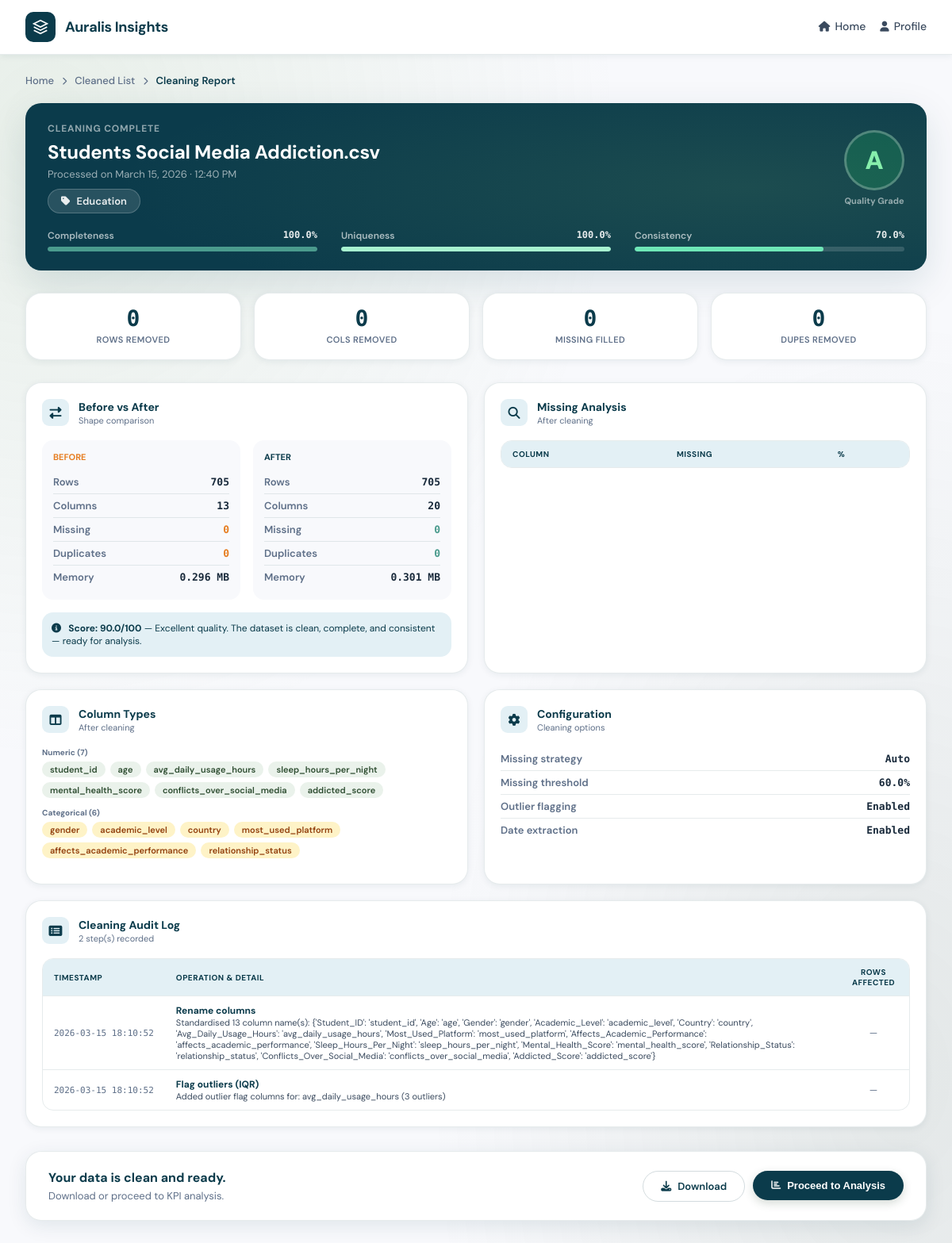
/cleaning/report/29/ (signed in), run on the app's committed database.
### data_preparation/models.py (models this page shows, shortened)
class Dataset(models.Model):
    user = models.ForeignKey(CustomUser, on_delete=models.CASCADE)
    file = models.FileField(upload_to="datasets/", null=True, blank=True)
    file_name = models.CharField(max_length=255)
    uploaded_at = models.DateTimeField(auto_now_add=True)
    is_processed = models.BooleanField(default=False)
    parent_dataset = models.ForeignKey(
        "self",
        null=True,
        blank=True,
        on_delete=models.SET_NULL,
        related_name="prepared_versions"
    )
    status = models.CharField(
        max_length=20,
        choices=[
            ("original", "Original"),
            ("prepared", "Prepared")
        ],
        default="original"
    )

### datacleaning/models.py (models this page shows, shortened)
class CleaningReport(models.Model):
    GRADE_CHOICES = [
        ('A', 'A'), ('B', 'B'), ('C', 'C'), ('D', 'D'), ('F', 'F'),
    ]
    DOMAIN_CHOICES = [
        ('education',  'Education'),
        ('health',     'Health'),
        ('finance',    'Finance'),
        ('sales',      'Sales'),
        ('hr',         'Human Resources'),
        ('generic',    'Generic'),
    ]
    dataset         = models.ForeignKey(Dataset, on_delete=models.CASCADE, related_name='cleaning_reports')
    cleaned_file    = models.FileField(upload_to='cleaned/', null=True, blank=True)
    report_json     = models.JSONField(default=dict)
    domain          = models.CharField(max_length=50, choices=DOMAIN_CHOICES, default='generic')
    quality_grade   = models.CharField(max_length=2,  choices=GRADE_CHOICES,  default='F')
    quality_score   = models.FloatField(default=0.0)
    created_at      = models.DateTimeField(auto_now_add=True)
    class Meta:
        ordering = ['-created_at']

### datacleaning/views.py (the view)
# urls.py: path('report/<int:report_id>/',     views.report,       name='report'),
def report(request, report_id):
    user_id = get_logged_in_user_id(request)
    if not user_id:
        return redirect('login')
    cleaning_report = get_object_or_404(
        CleaningReport,
        id=report_id,
        dataset__user_id=user_id,
    )
    r = cleaning_report.report_json
    after_stats = r.get('after', {})
    missing_info = after_stats.get('missing', {})
    has_missing = False
    for col, info in missing_info.items():
        if info.get("count", 0) > 0:
            has_missing = True
            break
    context = {
        'cleaning_report': cleaning_report,
        'dataset':         cleaning_report.dataset,
        'before':          r.get('before', {}),
        'after':           r.get('after', {}),
        'changes':         r.get('changes', {}),
        'quality_score':   r.get('quality_score', {}),
        'domain':          r.get('domain', {}),
        'config':          r.get('config', {}),
        'audit_log':       r.get('audit_log', []),
        'has_missing':     has_missing,   # ← passed to template
    }
    return render(request, 'datacleaning/report.html', context)

### datacleaning/views.py (called while the page is built)
def get_logged_in_user_id(request):
    return request.session.get('user_id', None)

### templates/datacleaning/report.html (shortened to what this page needs)
<!DOCTYPE html>
{% load static %}
<html lang="en">
<head>
<link rel="stylesheet" href="https://cdnjs.cloudflare.com/ajax/libs/font-awesome/6.5.0/css/all.min.css"/>
</head>
<body>
<div class="topbar">
  <div class="topbar-inner">
    <div class="brand">
      <div class="brand-logo">
        <svg viewBox="0 0 24 24"><path d="M12 2L2 7l10 5 10-5-10-5zM2 17l10 5 10-5M2 12l10 5 10-5"/></svg>
      </div>
      <span class="brand-name">Auralis Insights</span>
    </div>
    <div class="nav-links">
      <a href="{% url 'home' %}" class="nav-link"><i class="fas fa-home"></i>Home</a>
      <a href="{% url 'profile' %}" class="nav-link"><i class="fas fa-user"></i>Profile</a>
    </div>
  </div>
</div>
<div class="page">
  <div class="breadcrumb fade-up d1">
    <a href="{% url 'home' %}">Home</a>
    <i class="fas fa-chevron-right"></i>
    <a href="{% url 'cleaned_reports_list' %}">Cleaned List</a>
    <i class="fas fa-chevron-right"></i>
    <span style="color:var(--primary);font-weight:600">Cleaning Report</span>
  </div>
  <div class="hero-banner fade-up d1">
    <div class="hero-row">
      <div class="hero-info">
        <div class="hero-eyebrow">Cleaning Complete</div>
        <div class="hero-title">{{ dataset.file_name }}</div>
        <div class="hero-sub">
          Processed on {{ cleaning_report.created_at|date:"N j, Y · g:i A" }}
        </div>
        <div class="domain-chip">
          <i class="fas fa-tag"></i> {{ domain.display|default:"General Dataset" }}
        </div>
      </div>
      <div class="hero-grade">
        <div class="grade-ring grade-{{ quality_score.grade }}">
          {{ quality_score.grade }}
        </div>
        <div class="grade-label">Quality Grade</div>
      </div>
    </div>
    <div class="quality-bars">
      <div class="q-bar-item">
        <div class="q-bar-head"><span>Completeness</span><span>{{ quality_score.completeness }}%</span></div>
        <div class="q-bar-track"><div class="q-bar-fill" style="width:{{ quality_score.completeness }}%"></div></div>
      </div>
      <div class="q-bar-item">
        <div class="q-bar-head"><span>Uniqueness</span><span>{{ quality_score.uniqueness }}%</span></div>
        <div class="q-bar-track"><div class="q-bar-fill" style="width:{{ quality_score.uniqueness }}%;background:#A7F3D0"></div></div>
      </div>
      <div class="q-bar-item">
        <div class="q-bar-head"><span>Consistency</span><span>{{ quality_score.consistency }}%</span></div>
        <div class="q-bar-track"><div class="q-bar-fill" style="width:{{ quality_score.consistency }}%;background:#6EE7B7"></div></div>
      </div>
    </div>
  </div>
  <div class="changes-row fade-up d2">
    <div class="change-chip"><div class="change-num">{{ changes.rows_removed|default:0 }}</div><div class="change-lbl">Rows Removed</div></div>
    <div class="change-chip"><div class="change-num">{{ changes.cols_removed|default:0 }}</div><div class="change-lbl">Cols Removed</div></div>
    <div class="change-chip"><div class="change-num">{{ changes.missing_filled|default:0 }}</div><div class="change-lbl">Missing Filled</div></div>
    <div class="change-chip"><div class="change-num">{{ changes.duplicates_removed|default:0 }}</div><div class="change-lbl">Dupes Removed</div></div>
  </div>
  <div class="cards-grid">
    <div class="horizontal-card">
      <div class="section-card fade-up d3">
        <div class="section-head">
          <div class="section-icon"><i class="fas fa-exchange-alt"></i></div>
          <div><div class="section-title">Before vs After</div><div class="section-sub">Shape comparison</div></div>
        </div>
        <div class="compare-grid">
          <div class="compare-side">
            <div class="compare-label before">Before</div>
            <div class="compare-row"><span class="compare-key">Rows</span><span class="compare-val">{{ before.row_count }}</span></div>
            <div class="compare-row"><span class="compare-key">Columns</span><span class="compare-val">{{ before.col_count }}</span></div>
            <div class="compare-row"><span class="compare-key">Missing</span><span class="compare-val" style="color:#E67E22">{{ before.total_missing_cells }}</span></div>
            <div class="compare-row"><span class="compare-key">Duplicates</span><span class="compare-val" style="color:#E67E22">{{ before.duplicate_rows }}</span></div>
            <div class="compare-row"><span class="compare-key">Memory</span><span class="compare-val">{{ before.memory_usage_mb }} MB</span></div>
          </div>
          <div class="compare-side">
            <div class="compare-label after">After</div>
            <div class="compare-row"><span class="compare-key">Rows</span><span class="compare-val">{{ after.row_count }}</span></div>
            <div class="compare-row"><span class="compare-key">Columns</span><span class="compare-val">{{ after.col_count }}</span></div>
            <div class="compare-row"><span class="compare-key">Missing</span><span class="compare-val" style="color:var(--accent)">{{ after.total_missing_cells }}</span></div>
            <div class="compare-row"><span class="compare-key">Duplicates</span><span class="compare-val" style="color:var(--accent)">{{ after.duplicate_rows }}</span></div>
            <div class="compare-row"><span class="compare-key">Memory</span><span class="compare-val">{{ after.memory_usage_mb }} MB</span></div>
          </div>
        </div>
        <div style="margin-top:16px;padding:12px;background:var(--primary-pale);border-radius:var(--radius);font-size:12px;color:var(--primary);">
          <i class="fas fa-info-circle" style="margin-right:6px;"></i>
          <strong>Score: {{ quality_score.overall }}/100</strong> — {{ quality_score.summary }}
        </div>
      </div>
      <div class="section-card fade-up d3">
        <div class="section-head">
          <div class="section-icon"><i class="fas fa-search"></i></div>
          <div><div class="section-title">Missing Analysis</div><div class="section-sub">After cleaning</div></div>
        </div>
        <div style="max-height:240px;overflow-y:auto;border-radius:var(--radius);border:1px solid var(--border);">
          <table class="data-table">
            <thead><tr><th>Column</th><th>Missing</th><th>%</th></tr></thead>
          </table>
        </div>
      </div>
    </div>
    <div class="horizontal-card">
      <div class="section-card fade-up d4">
        <div class="section-head">
          <div class="section-icon"><i class="fas fa-columns"></i></div>
          <div><div class="section-title">Column Types</div><div class="section-sub">After cleaning</div></div>
        </div>
        {% if after.numeric_columns %}
        <div style="margin-bottom:12px;">
          <div style="font-size:10px;color:var(--muted);font-weight:700;margin-bottom:5px;">Numeric ({{ after.numeric_columns|length }})</div>
          <div class="pill-wrap">{% for col in after.numeric_columns %}<span class="col-pill pill-num">{{ col }}</span>{% endfor %}</div>
        </div>
        {% endif %}
        {% if after.categorical_columns %}
        <div style="margin-bottom:12px;">
          <div style="font-size:10px;color:var(--muted);font-weight:700;margin-bottom:5px;">Categorical ({{ after.categorical_columns|length }})</div>
          <div class="pill-wrap">{% for col in after.categorical_columns %}<span class="col-pill pill-cat">{{ col }}</span>{% endfor %}</div>
        </div>
        {% endif %}
      </div>
      <div class="section-card fade-up d4">
        <div class="section-head">
          <div class="section-icon"><i class="fas fa-cog"></i></div>
          <div><div class="section-title">Configuration</div><div class="section-sub">Cleaning options</div></div>
        </div>
        <div class="compare-row"><span class="compare-key">Missing strategy</span><span class="compare-val">{{ config.missing_strategy|default:"auto"|capfirst }}</span></div>
        <div class="compare-row"><span class="compare-key">Missing threshold</span><span class="compare-val">{{ config.missing_threshold|default:60 }}%</span></div>
        <div class="compare-row"><span class="compare-key">Outlier flagging</span><span class="compare-val">{% if config.flag_outliers %}Enabled{% else %}Disabled{% endif %}</span></div>
        <div class="compare-row"><span class="compare-key">Date extraction</span><span class="compare-val">{% if config.extract_dates %}Enabled{% else %}Disabled{% endif %}</span></div>
      </div>
    </div>
    <div class="section-card full-width fade-up d5" style="width:100%;">
      <div class="section-head">
        <div class="section-icon"><i class="fas fa-list-alt"></i></div>
        <div><div class="section-title">Cleaning Audit Log</div><div class="section-sub">{{ audit_log|length }} step(s) recorded</div></div>
      </div>
      {% if audit_log %}
      <div class="audit-wrap">
        <table class="audit-table">
          <thead><tr><th style="width:140px">Timestamp</th><th>Operation & Detail</th><th style="width:90px;text-align:center">Rows Affected</th></tr></thead>
          <tbody>
            {% for entry in audit_log %}
            <tr>
              <td class="audit-ts">{{ entry.timestamp }}</td>
              <td><div class="audit-op">{{ entry.operation }}</div><div class="audit-detail" style="font-size:11px;color:var(--text-soft);">{{ entry.detail }}</div></td>
              <td style="text-align:center">{% if entry.rows_affected %}<span class="rows-badge">{{ entry.rows_affected }}</span>{% else %}<span style="color:var(--muted);">—</span>{% endif %}</td>
            </tr>
            {% endfor %}
          </tbody>
        </table>
      </div>
      {% else %}
      <div class="empty-state">📋 No operations logged.</div>
      {% endif %}
    </div>
  </div>
  <div class="cta-bar fade-up d8">
    <div class="cta-text">
      <div class="cta-title">Your data is clean and ready.</div>
      <div class="cta-sub">Download or proceed to KPI analysis.</div>
    </div>
    <div class="cta-btns">
      <a href="{% url 'download_cleaned' cleaning_report.id %}" class="btn btn-outline"><i class="fas fa-download"></i> Download</a>
      <form method="POST" action="{% url 'run_analysis' cleaning_report.id %}" style="display:inline;">
  <button type="submit" class="btn btn-primary">
    <i class="fas fa-chart-bar" style="font-size:12px"></i> Proceed to Analysis
  </button>
</form>
    </div>
  </div>
</div>
</body>
</html>

### data on the page
Dataset: file_name "Students Social Media Addiction.csv"
CleaningReport: created_at "March 15, 2026 · 12:40 PM", display "Education"

### other printed values
{{ quality_score.grade }} "A"
{{ quality_score.completeness }} "100.0"
{{ quality_score.uniqueness }} "100.0"
{{ quality_score.consistency }} "70.0"
{{ changes.rows_removed|default:0 }} "0"
{{ changes.cols_removed|default:0 }} "0"
{{ changes.missing_filled|default:0 }} "0"
{{ changes.duplicates_removed|default:0 }} "0"
{{ before.row_count }} "705"
{{ before.col_count }} "13"
{{ before.total_missing_cells }} "0"
{{ before.duplicate_rows }} "0"
{{ before.memory_usage_mb }} "0.296"
{{ after.row_count }} "705"
{{ after.col_count }} "20"
